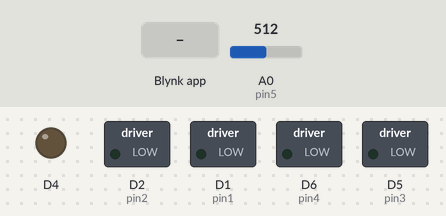
This sketch was run on a simulated ESP8266 (NodeMCU). On the bench: switched loads named in the sketch (green lamp = pin HIGH), output pins drawn as LEDs (lit = HIGH). Inputs (shaded band) come from the test bench; at power-on: A0 (pin5) = 512. WiFi joins after 1.5 s; servers stay silent unless stated; what the sketch prints to the serial monitor is not drawn.

Above: at 3.0 s.
3.1 s: Blynk app writes 1 to V1
At 3.6 s:
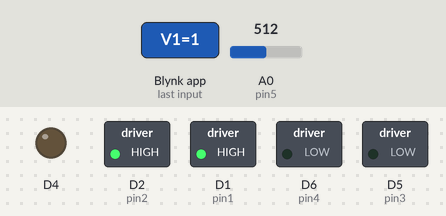
4.6 s: Blynk app writes 1 to V0
At 5.8 s:
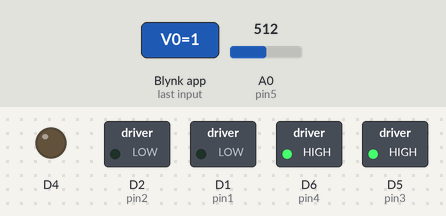
6.1 s: Blynk app writes 0 to V0
At 7.1 s:
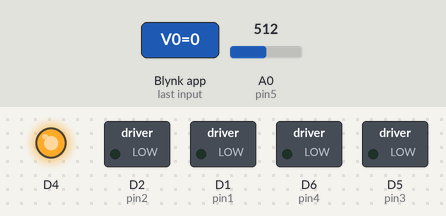
7.6 s: Blynk app writes 1 to V1
At 8.2 s:
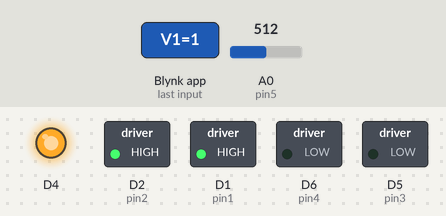
9.1 s: Blynk app writes 200 to V0
At 9.4 s:
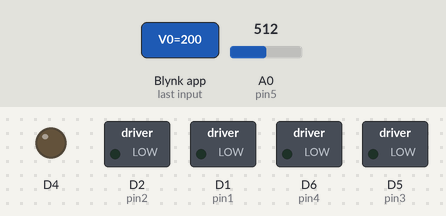
Timing chart, 0 to 11.6 s (numbered marks = the images above; inputs shaded):
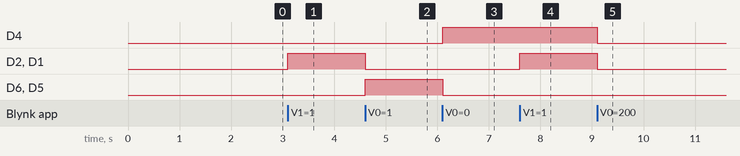

Measured:
- after the input at 3.1 s, D2 (pin2), D1 (pin1): LOW → HIGH at once
- after the input at 4.6 s, D2 (pin2), D1 (pin1): HIGH → LOW at once; D6 (pin4), D5 (pin3): LOW → HIGH at once
- after the input at 6.1 s, D4: LOW → HIGH at once; D6 (pin4), D5 (pin3): HIGH → LOW at once
- after the input at 7.6 s, D2 (pin2), D1 (pin1): LOW → HIGH at once
- after the input at 9.1 s, D4, D2 (pin2), D1 (pin1): HIGH → LOW at once

The sketch:

blink.ino
```cpp
/*************************************************************

  This is a simple demo of sending and receiving some data.
  Be sure to check out other examples!
 *************************************************************/

/* Fill-in information from Blynk Device Info here */
#define BLYNK_TEMPLATE_ID           "TMPL6x0BKQHwq"
#define BLYNK_TEMPLATE_NAME         "automatic door open"
#define BLYNK_AUTH_TOKEN            "QB7aMXpKqnfdjSpwEWLOkOCXXeP_KTIS"

/* Comment this out to disable prints and save space */
#define BLYNK_PRINT Serial


#include <ESP8266WiFi.h>
#include <BlynkSimpleEsp8266.h>


#define pin1 D1
#define pin2 D2
#define pin3 D5
#define pin4 D6
#define pin5 A0


// Your WiFi credentials.
// Set password to "" for open networks.
char ssid[] = "iPhone_Racha";
char pass[] = "racha555";
int value;

BlynkTimer timer;


// This function is called every time the Virtual Pin 0 state changes
BLYNK_WRITE(V0)
{
  // Set incoming value from pin V0 to a variable
  int value = param.asInt();

  digitalWrite(D4, !value);
  if (value == 1)
  {
    motor_turnleft();
  }
  else
  {
    motor_stop();
  }

}

BLYNK_WRITE(V1)
{
  // Set incoming value from pin V0 to a variable
  int value = param.asInt();

  if (value == 1)
  {
    Serial.println("press turn right");
    motor_turnright();

  }
  else
  {
    motor_stop();
  }

}

// This function is called every time the device is connected to the Blynk.Cloud
BLYNK_CONNECTED()
{
  // Change Web Link Button message to "Congratulations!"
}

// This function sends Arduino's uptime every second to Virtual Pin 2.
void myTimerEvent()
{
  // You can send any value at any time.
  // Please don't send more that 10 values per second.
  value = analogRead(pin5);
  Serial.println(value);
  if (value >= 700)
  {
    Blynk.virtualWrite(V2, "DETECTED");
  }
  else
  {
    Blynk.virtualWrite(V2, "NOT DETECTED");
  }
}

void setup()
{
  // Debug console
  Serial.begin(9600);

  Blynk.begin(BLYNK_AUTH_TOKEN, ssid, pass);

  pinMode(D4, OUTPUT);
  pinMode(pin1, OUTPUT);
  pinMode(pin2, OUTPUT);
  pinMode(pin3, OUTPUT);
  pinMode(pin4, OUTPUT);
  pinMode(pin5, INPUT);


  // You can also specify server:
  //Blynk.begin(BLYNK_AUTH_TOKEN, ssid, pass, "blynk.cloud", 80);
  //Blynk.begin(BLYNK_AUTH_TOKEN, ssid, pass, IPAddress(192,168,1,100), 8080);

  // Setup a function to be called every second
  timer.setInterval(10L, myTimerEvent);
}

void loop()
{
  Blynk.run();
  timer.run();
  // You can inject your own code or combine it with other sketches.
  // Check other examples on how to communicate with Blynk. Remember
  // to avoid delay() function!

}
void motor_stop()
{
  digitalWrite(pin1, LOW);
  digitalWrite(pin2, LOW);
  digitalWrite(pin3, LOW);
  digitalWrite(pin4, LOW);
}
void motor_turnleft()
{
  digitalWrite(pin1, LOW);
  digitalWrite(pin2, LOW);
  digitalWrite(pin3, HIGH);
  digitalWrite(pin4, HIGH);
}
void motor_turnright()
{
  digitalWrite(pin1, HIGH);
  digitalWrite(pin2, HIGH);
  digitalWrite(pin3, LOW);
  digitalWrite(pin4, LOW);
}
```
